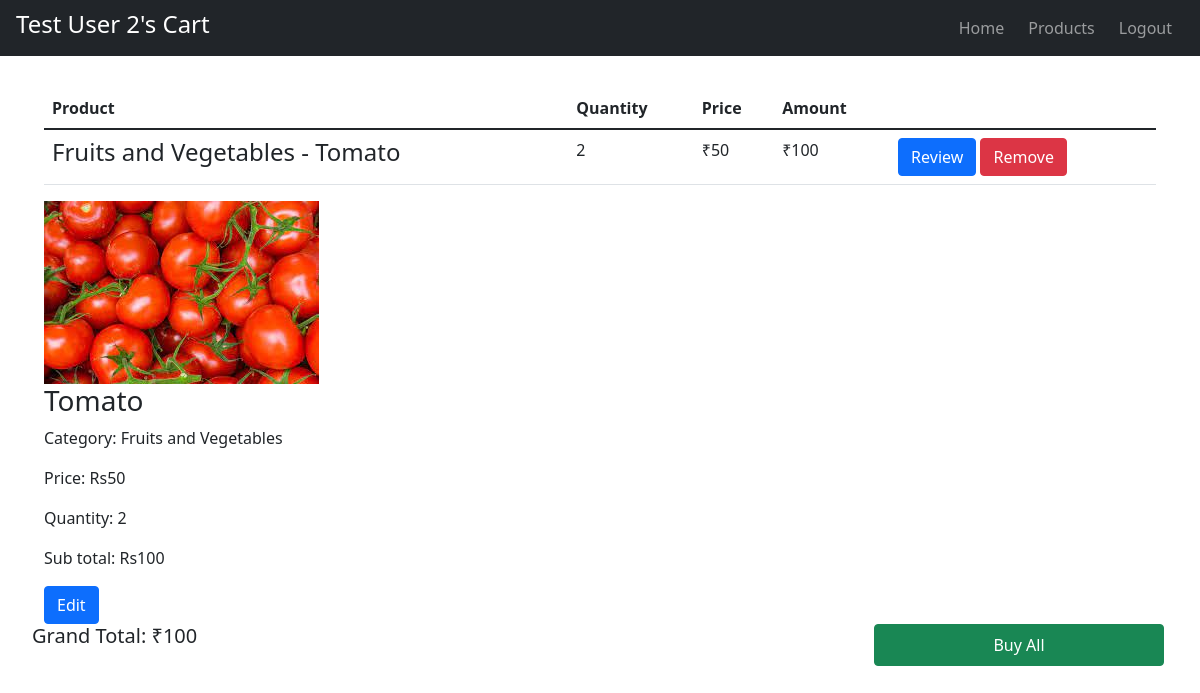
The page /user/cart (signed in) on the database its author committed.
### models.py (models this page shows)
class User(db.Model):
    username = db.Column(db.String(50), primary_key = True)
    password = db.Column(db.String(50), nullable = False)
    name = db.Column(db.String(50), nullable = False)
    email = db.Column(db.String(50), nullable = False)

class User_cart(db.Model):
    entry_id = db.Column(db.Integer, autoincrement = True, primary_key = True)
    username = db.Column(db.String(50), nullable = False)
    pid = db.Column(db.Integer, nullable = False)
    pname = db.Column(db.String(50), nullable = False)
    quantity = db.Column(db.Integer, nullable = False)
    unit_cost = db.Column(db.Integer)
    cost = db.Column(db.Integer, nullable = False)
    category = db.Column(db.String(50), nullable = False)
    image_url = db.Column(db.String(100), nullable = False)

### app.py (the view)
@app.route('/user/cart',methods=['GET','POST'])
def cart():
    user=User.query.filter_by(username=session["user"]).first()
    items=User_cart.query.filter_by(username=session["user"]).all()
    total=0
    for item in items:
        total+=item.cost
    return render_template('cart.html',items=items,user=user,logged_in=True,total=total)

### templates/cart.html (shortened to what this page needs)
<!DOCTYPE html>
<html lang="en">
<head>
    <link href="https://cdn.jsdelivr.net/npm/bootstrap@5.1.3/dist/css/bootstrap.min.css" rel="stylesheet">
    <link rel="stylesheet" type="text/css" href="{{ url_for('static', filename='style.css') }}">
</head>
<body>
    <nav class="navbar navbar-expand-lg navbar-dark bg-dark justify-content-between">
        <h4 class="logo text-white">{{user.name}}'s Cart</h4>
        <div>
            <ul class="navbar-nav">
                <li class="nav-item">
                    <a class="nav-link" href="/dashboard">Home</a>
                </li>
                <li class="nav-item">
                    <a class="nav-link" href="/user/products">Products</a>
                </li>
                {% if not logged_in %}
                <li class="nav-item">
                    <a class="nav-link" href="/login">Login</a>
                </li>
                {% else %}
                <li class="nav-item">
                    <a class="nav-link" href="/logout">Logout</a>
                </li>
                {% endif %}
            </ul>
        </div>
    </nav>
    <div class="wrapper">
        <div class="container">
            <table class="table">
                <thead>
                    <tr>
                        <th>Product</th>
                        <th>Quantity</th>
                        <th>Price</th>
                        <th>Amount</th>
                    </tr>
                </thead>
                <tbody>
                    {% for product in items %}
                        <tr>
                            <td><h4>{{ product.category }} - {{ product.pname }}</h4></td>
                            <td>{{ product.quantity }}</td>
                            <td>₹{{ product.unit_cost }}</td>
                            <td>₹{{ product.cost }}</td>
                            <td>
                                <a href="/user/cart/update/{{ product.entry_id }}" class="btn btn-primary">Review</a>
                                <a href="/user/cart/remove/{{product.entry_id}}" class="btn btn-danger">Remove</a>
                            </td>
                        </tr>
                    {% endfor %}
                </tbody>
            </table>
            {% for product in items %}
            <div class="col-md-6">
                <div class="product-block">
                    <div class="product-image">
                        <img src="{{product.image_url}}" alt="{{ product.pname }}" class="img-fluid">
                    </div>
                    <div class="product-details">
                        <h3>{{ product.pname }}</h3>
                        <p>Category: {{ product.category }}</p>
                        <p>Price: Rs{{ product.unit_cost }}</p>
                        <p>Quantity: {{ product.quantity }}</p>
                        <p>Sub total: Rs{{ product.cost }}</p>
                        <a href="/user/cart/update/{{ product.entry_id }}" class="btn btn-primary">Edit</a>
                    </div>
                </div>
            </div>
            {% endfor %}
        </div>
        {% if logged_in %}
            <div class="row justify-content-between">
                <h5 class="w-auto lh-0 m-0">Grand Total: ₹{{total}}</h5>
                <a class="nav-link btn btn-success text-white px-3 mx-3 w-25" href="/user/cart/test">Buy All</a>
            </div>
        {% endif %}
    </div>
</body>
</html>

### static/style.css (style rules this page uses)
body { height: 100vh; }
.wrapper { padding: 2em; overflow-y: scroll; }
.navbar { padding: 0.5em 1em; }
.navbar-nav .nav-item { margin: 0 4px; }

### rows shown on the page
User: name "Test User 2"
User_cart: category "Fruits and Vegetables", pname "Tomato", quantity "2", unit_cost "50", cost "100", image_url (picture)

### other values the page prints
{{ total }} "100"
